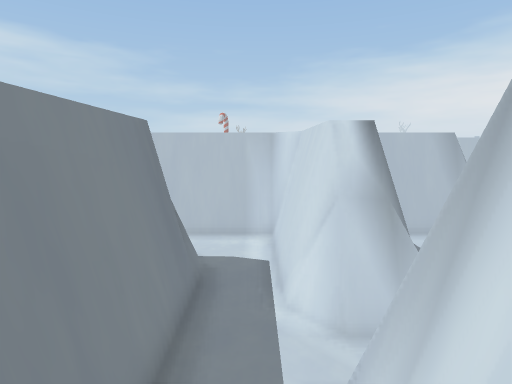
view 1 (above)

17 first-person views from a walk through a scene from a Unity 3-D project. The camera is 1.5 m above the floor, tilts 8° down and sees 80° across. The floor is counted in squares, 0.5 m on a side. Each view is taken from the middle of a square. On the plan, view 1 faces up. The plan holds only what a view shows up to about 20 squares ahead; the rest is blank. The place goes on beyond the plan. The player character is not drawn.

view 2
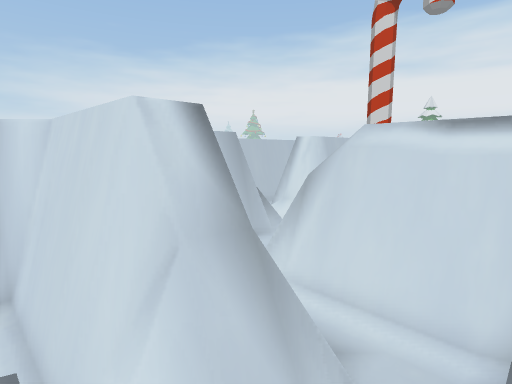

view 3
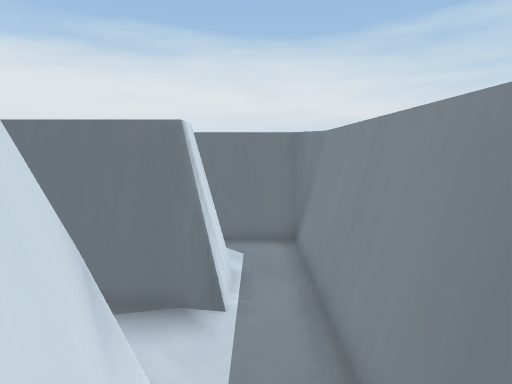

view 4
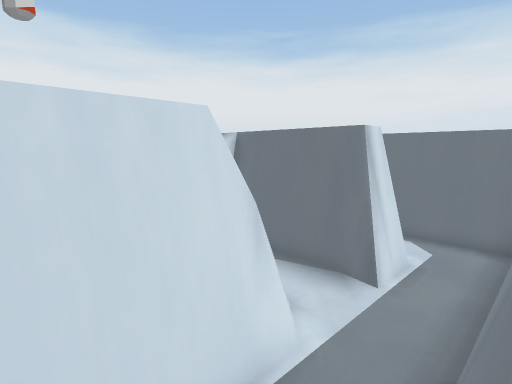

view 5
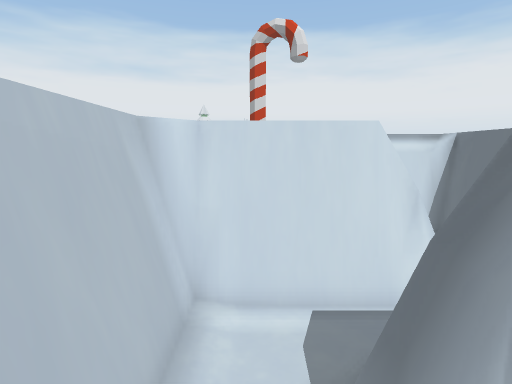

view 6
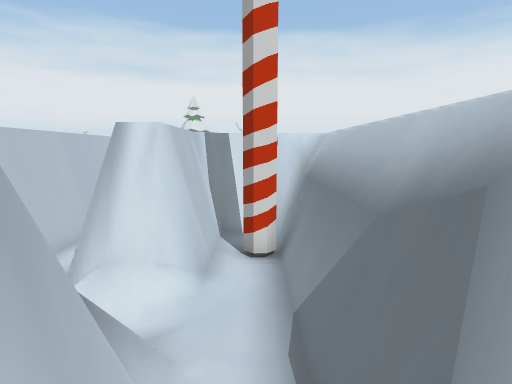

view 7
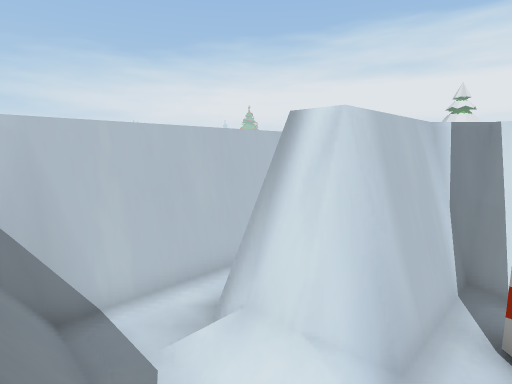

view 8
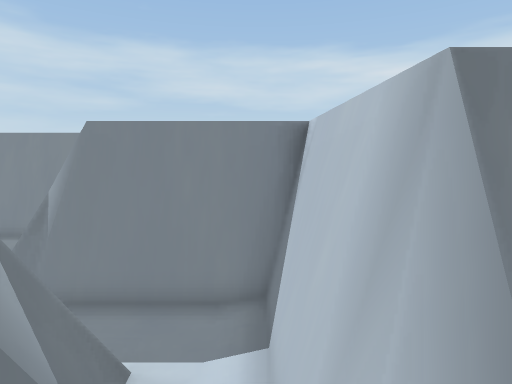

view 9
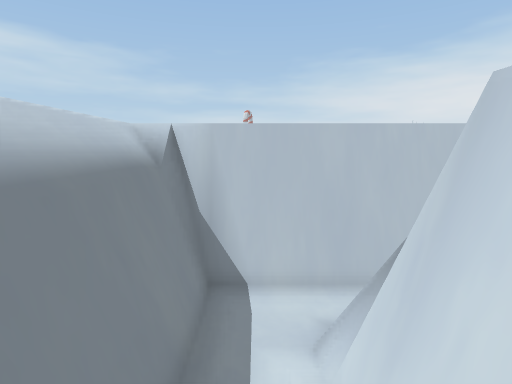

view 10
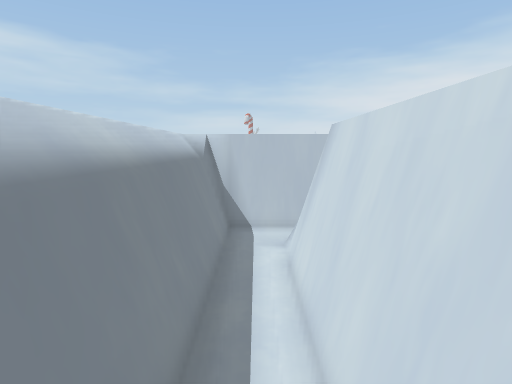

view 11
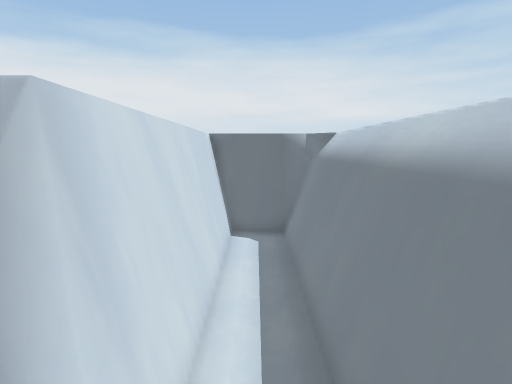

view 12
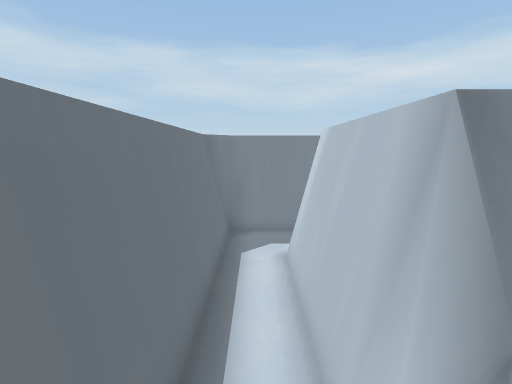

view 13
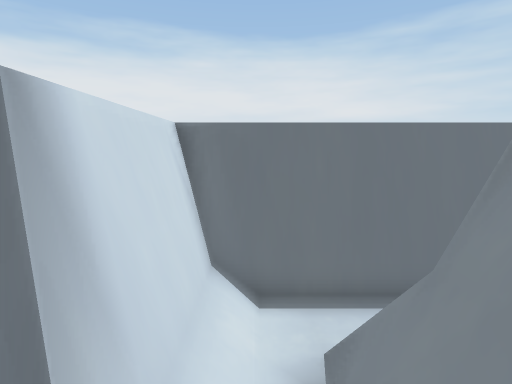

view 14
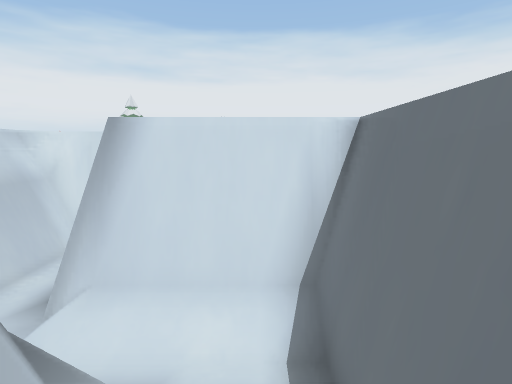

view 15
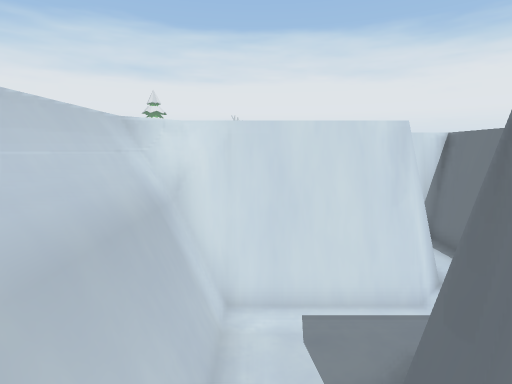

view 16
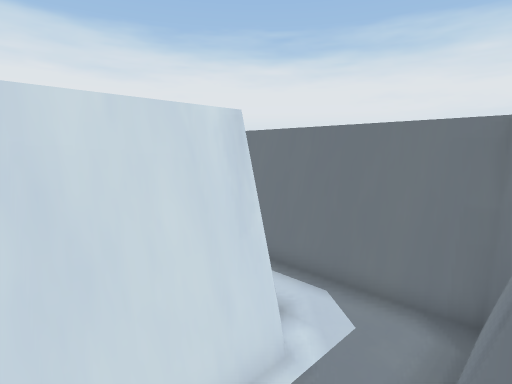

view 17
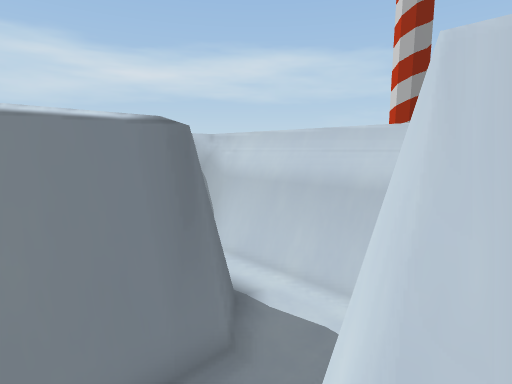

### Floor plan
Key: @ floor where view 1 was taken; # wall or solid block; . floor; = window, fence, low wall or low ledge; ^ raised ledge; O other object.
Columns run from 8 left of view 1 to 17 right of it. Each row starts with its distance up from view 1.
 16                  #########
 15                 ##########
 14                 #......
 13                 #..==
 12                ##..=#
 11 #################..=#####
 10 ##=======###=====...====#^
  9 ##=......###.........OO.#
  8 ##=.===..###.#=======##=#^
  7 ##=.=##..###.############^
  6 ##=.###..###..###########
  5 ##=.###..===..###=======#^
  4 ##=.###.......#   ......#^
  3 ##=.###.......#    ##...#^
  2 ##=.###..######## .=##..#^
  1 ##=.###..#########.=^#..#^
  0 ##=.###.@=######=#.=^#..=#
 -1 ##=.####...........=^##...
 -2 ###=###=============^#====
 -3  #########################

Positions as (right, up) in squares from view 1, and headings:
1: (0, 0), facing up
2: (0, 3), facing up-right
3: (0, 8), facing down
4: (-2, 9), facing down-right
5: (-5, 9), facing right
6: (5, 9), facing right
7: (8, 9), facing up-right
8: (9, 10), facing left
9: (-5, 4), facing up
10: (-5, -1), facing up
11: (-5, 9), facing down
12: (10, -1), facing left
13: (10, 4), facing down
14: (6, -1), facing right
15: (10, 4), facing right
16: (13, 4), facing down-right
17: (17, -1), facing up-left
